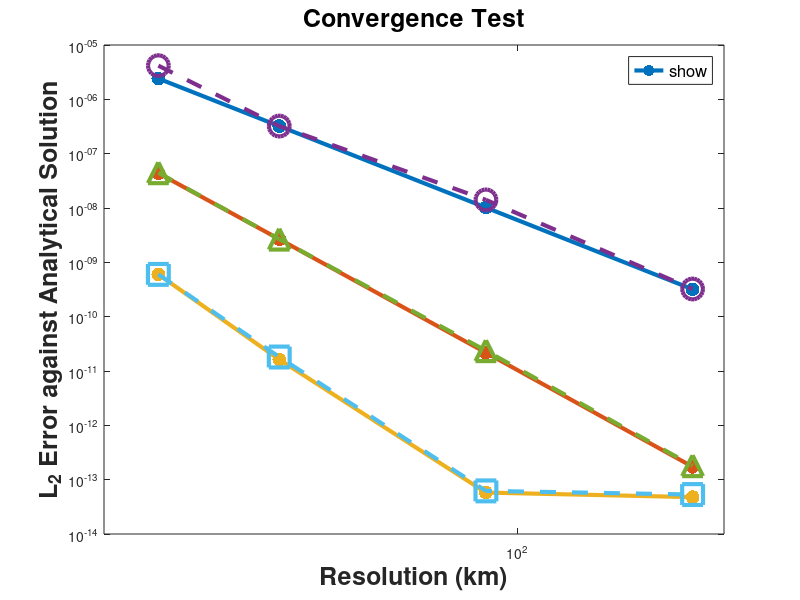

MATLAB code for this plot: (Note: this script raises an error after producing the figure.)
% Define resolutions and errors

resolutions1 = [30, 45, 90, 180];
errors1 = [2.4111154059471086e-06, 3.212194245191898e-07 , 1.018068449170344e-08, 3.1930601986111246e-10]; 

resolutions2 = [30, 45, 90, 180];
errors2 = [4.168187615312982e-06, 3.221002141669803e-07, 1.4109728296060362e-08, ...
    3.228176599914533e-10];

resolutions3 = [30, 45, 90, 180];
errors3 = [4.3749170254723816e-08, 2.6714095595682672e-09 , 2.1748608322375604e-11, 1.728118171428719e-13 ]; 

resolutions4 = [30, 45, 90, 180];
errors4 = [4.454574047617712e-08, 2.671629199040093e-09, 2.3659933687392213e-11, 1.8056979416280355e-13];

resolutions5 = [30, 45, 90, 180];
errors5 = [5.992471682193883e-10, 1.6236729283059376e-11, 5.790583778013396e-14, 4.772082900845132e-14]; 

resolutions6 = [30, 45, 90, 180];
errors6 = [ 5.999775620731451e-10, 1.8091509488455468e-11, 6.214475176173039e-14 , 5.325275276945954e-14]; 

err= [    ];

figure;
linew = 3;
loglog(resolutions1, errors1, '.-', 'DisplayName', 'FP64 5-th order', 'MarkerSize', 30, 'LineWidth', linew);
hold on;

loglog(resolutions3, errors3, '.-', 'DisplayName', 'FP64 7-th order', 'MarkerSize', 30, 'LineWidth', linew);

loglog(resolutions5, errors5, '.-', 'DisplayName', 'FP64 9-th order', 'MarkerSize', 30, 'LineWidth', linew);

loglog(resolutions2, errors2, 'o--', 'DisplayName', 'Ozaki 5-th order', 'MarkerSize', 15, 'LineWidth', linew);

loglog(resolutions4, errors4, '^--', 'DisplayName', 'Ozaki 7-th order', 'MarkerSize', 15, 'LineWidth', linew);

loglog(resolutions6, errors6, 's--', 'DisplayName', 'Ozaki 9-th order', 'MarkerSize', 15, 'LineWidth', linew);

% Add labels, legend, and grid
xlabel('Resolution (km)', 'FontSize', 18, 'FontWeight', 'bold'); % Set font size for x-axis label
ylabel('L_2 Error against Analytical Solution', 'FontSize', 18, 'FontWeight', 'bold'); % Set font size for y-axis label
title('Convergence Test', 'FontSize', 18, 'FontWeight', 'bold'); % Set font size for title

xlim([25, 200]);
legend('show', 'FontSize', 12); % Set font size for legend
ax = gca;
set(ax, 'YMinorTick', 'off'); 
set(ax, 'XMinorTick', 'off'); 
    ax.XAxis.LineWidth = 1.5;
    ax.YAxis.LineWidth = 1.5;
custom_xticks = [30, 45, 90, 180];
custom_xtick_labels = {'330', '220', '110', '55'};
xticks(custom_xticks); % Set the x-tick positions
xticklabels(custom_xtick_labels); % Set the x-tick labels
set(gca, 'FontSize', 16);
hold off;
